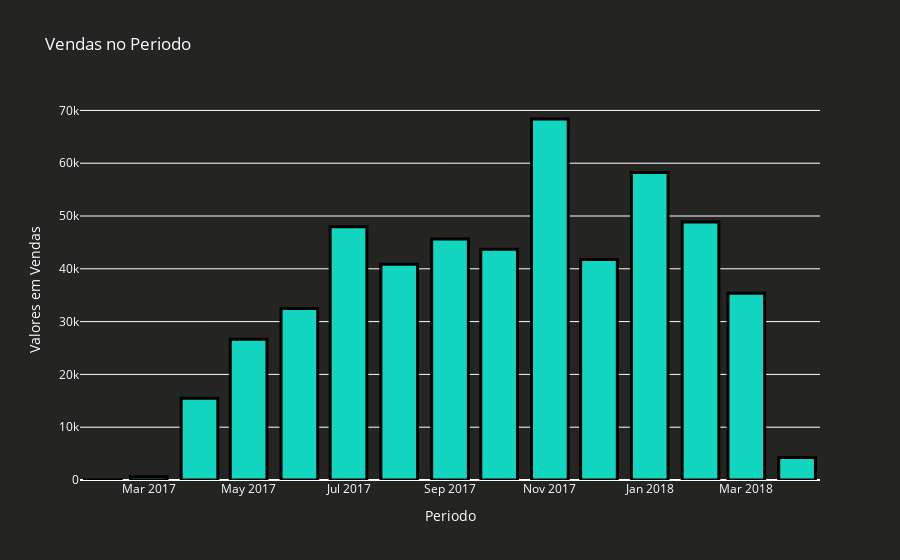

Notebook cell for this chart:
### Code cell
'''Grafico Barras'''

# Relação mês_valor
tempo = []          # lista vazia para adição do tempo 
vendas_periodo = [] # Lista vazia para relação do tempo com o valor
valor = 3           # Variável valor recebendo 3 para melhor comprensão do que se trata a coluna "valores"
mes_ano = 34        # Variável mes_ano recebendo 34 para melhor comprensão do que se trata a coluna "mes_ano" 
qtd = 5             # coluna do numero de itens
        
for linha in range(len(aux_data)):                              # Laço que irá percorrer a aux_data  
    vendas = (aux_data[linha][valor])*(aux_data[linha][qtd])    # vendas irá receber o valor do produto de acordo com a leitura da linha valor e quantidade 
    periodo = aux_data[linha][mes_ano]                          # periodo irá receber a tempo de venda de acordo com a leitura da linha 
    vendas_periodo.append([vendas,periodo])                     # agregando valor e com o periodo, criando assim a relação vendas_perido
    if (vendas_periodo[linha][1] not in tempo):                 # Se o periodo de vendas dado ainda nn estiver adicionado na lista tempo,ele será agregado
        tempo.append(vendas_periodo[linha][1])  

tempo.sort()  #colocando tempo em ordem
preço = []    #lista vazia para agreção do preço 
soma = 0      #contador inicia com 0

for cont in range(len(tempo)):                      # Cont ira pecorrer a quantidade do tempo
    for linha in range(len(vendas_periodo)):        # linha ira percorrer a lista vendas_periodo                                              
        if (vendas_periodo[linha][1]==tempo[cont]): # Conferir se o tempo do periodo é corresponde ao tempo crescente dos meses
            soma+=vendas_periodo[linha][0]          # somando os valores que satisfazem a condição acima
    preço.append(soma)                              # Adicionando a soma na lista preço                         
    soma=0                                          # Zerando o contador   

''' Plotagem do gráfico '''      

data0 = [go.Bar(x=tempo,                             # data0 Armazena informações a respeito do gráfico, bem tipo "go.bar"                           
                y=preço,                             # A correspondenciado dos eixos, "x=tempo" e "y=tempo"
                marker = {'color': '#13D6C0',        # maker=recebe caracterísca de layout da barra, sendo color sua cor, line sendo linha, com sua respectivas
                          'line': {'color': 'black', # caracteristicas como cor e espessura "width"
                                   'width': 3}
                        },
              )
       ]

# Criando Layout                                                    
configuracoes_layout = go.Layout(title='Vendas no Periodo',             # Definição da legenda das linhas como título
                                 yaxis={'title':'Valores em Vendas'},   # Definição da legenda do eixo y e x    
                                 xaxis={'title':'Periodo'})

# Objeto figura

fig0 = go.Figure(data=data0, layout=configuracoes_layout)  # Armazenamento da figura e de seus rectivos dados em fig0         
fig0.update_layout(plot_bgcolor="#242423")                 # Definição de fundo 
fig0.update_layout(paper_bgcolor="#242423")  
fig0.update_layout(font_color="white")

### Figure 1 — Plotly figure (JSON) as saved in the notebook; plotly's stock layout.template omitted (floating-point values rounded to 4 significant figures)
{"data": [{"marker": {"color": "#13D6C0", "line": {"color": "black", "width": 3}}, "type": "bar", "x": ["2017-02", "2017-03", "2017-04", "2017-05", "2017-06", "2017-07", "2017-08", "2017-09", "2017-10", "2017-11", "2017-12", "2018-01", "2018-02", "2018-03", "2018-04"], "y": [9.99, 623.9, 15470.0, 26660.0, 32470.0, 47960.0, 40850.0, 45650.0, 43730.0, 68370.0, 41750.0, 58240.0, 48880.0, 35380.0, 4274.0]}], "layout": {"font": {"color": "white"}, "paper_bgcolor": "#242423", "plot_bgcolor": "#242423", "title": {"text": "Vendas no Periodo"}, "xaxis": {"title": {"text": "Periodo"}}, "yaxis": {"title": {"text": "Valores em Vendas"}}}}
